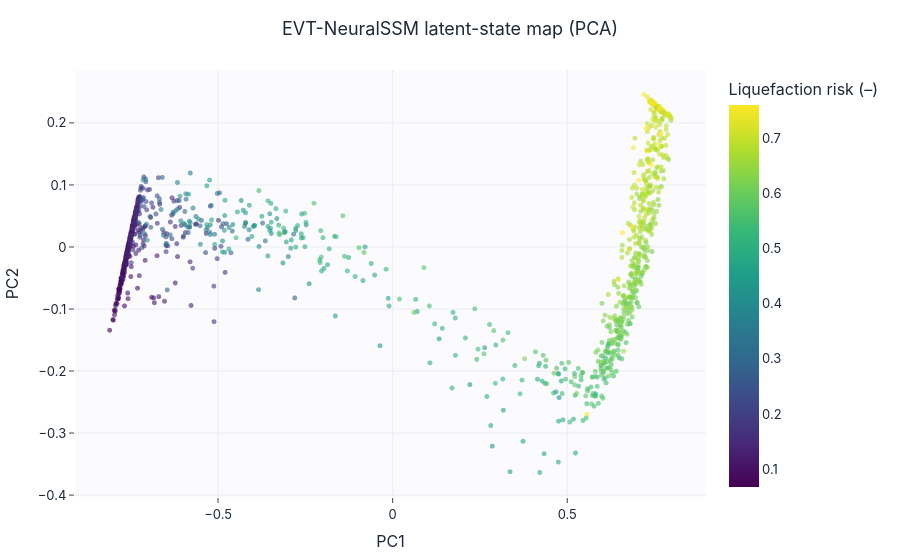

Notebook source saved alongside this figure:
### Markdown cell above
## EVT-NeuralSSM latent-state map

### Code cell
state = np.column_stack([evt_out["z"][:, -1], evt_out["traj_mean"][:, -1],
                         evt_out["c"][:, -1], evt_out["g"][:, -1]])
proj = PCA(n_components=2, random_state=config.seed).fit_transform(state)
scatter(proj[:, 0], proj[:, 1], color=tm["risk_score_true"], color_label="Liquefaction risk (–)",
        title="EVT-NeuralSSM latent-state map (PCA)", xlabel="PC1", ylabel="PC2",
        save=SAVE_FIGS, fig_id="3_3_latent_state_map").show()

### Figure 1 — Plotly figure (JSON) as saved in the notebook; plotly's stock layout.template omitted (floating-point values rounded to 4 significant figures; data arrays with more than 128 entries replaced by an {"elided": "..."} marker saying what was removed)
{"data": [{"marker": {"color": {"elided": "1201 float values"}, "colorbar": {"title": {"text": "Liquefaction risk (–)"}}, "colorscale": [[0.0, "#440154"], [0.1111, "#482878"], [0.2222, "#3e4989"], [0.3333, "#31688e"], [0.4444, "#26828e"], [0.5556, "#1f9e89"], [0.6667, "#35b779"], [0.7778, "#6ece58"], [0.8889, "#b5de2b"], [1.0, "#fde725"]], "opacity": 0.6, "showscale": true, "size": 5}, "mode": "markers", "type": "scattergl", "x": {"elided": "1201 float values"}, "y": {"elided": "1201 float values"}}], "layout": {"title": {"text": "EVT-NeuralSSM latent-state map (PCA)"}, "xaxis": {"title": {"text": "PC1"}}, "yaxis": {"title": {"text": "PC2"}}}}
